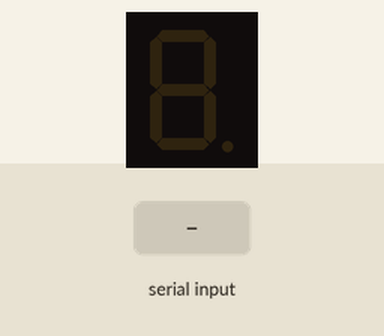
Recording of a sketch running on a simulated Arduino Uno, built with avr-gcc and run on an emulated ATmega328P. Shown: 1-digit seven-segment display. Wiring (inferred from the names in the program): 1-digit 7-segment display, segments lit when HIGH: segments pin 2, pin 3, pin 4, pin 5, pin 6, pin 7, pin 8. The inputs (shaded band) are chosen by the test bench. The segment pins are drawn as the display they are named for.

Above: at 1.2 s.
1.3 s: "5\n" received over Serial
At 2.1 s:
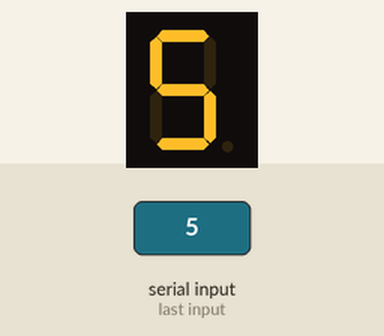
2.8 s: "90,45\n" received over Serial
Timing chart, 0 to 5.8 s (numbered marks = the images above; inputs shaded):
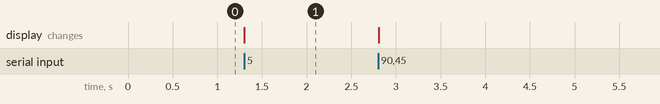

Measured:
- after the input at 1.3 s, the display: changes at once (image 1)

The sketch:

Aruino_MNIST.ino
```cpp
const int segmentPins[] = {2, 3, 4, 5, 6, 7, 8};

const int digits[10][7] = {
  {1, 1, 1, 1, 1, 1, 0}, // 0
  {0, 1, 1, 0, 0, 0, 0}, // 1
  {1, 1, 0, 1, 1, 0, 1}, // 2
  {1, 1, 1, 1, 0, 0, 1}, // 3
  {0, 1, 1, 0, 0, 1, 1}, // 4
  {1, 0, 1, 1, 0, 1, 1}, // 5
  {1, 0, 1, 1, 1, 1, 1}, // 6
  {1, 1, 1, 0, 0, 0, 0}, // 7
  {1, 1, 1, 1, 1, 1, 1}, // 8
  {1, 1, 1, 1, 0, 1, 1}  // 9
};

void setup() {
  for (int i = 0; i < 7; i++) {
    pinMode(segmentPins[i], OUTPUT);
  }
  Serial.begin(9600);
}

void loop() {
  if (Serial.available() > 0) {
    String msg = Serial.readStringUntil('\n');
    int num = msg.toInt();
    displayDigit(num);
  }
}

void displayDigit(int number) {
  for (int i = 0; i < 7; i++) {
    digitalWrite(segmentPins[i], digits[number][i]);
  }
}
```
